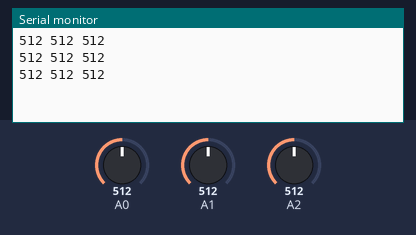
This sketch was run on a simulated Arduino Uno, built with avr-gcc and run on an emulated ATmega328P. On the bench: the last lines printed to the serial monitor. The test bench sets the inputs (shaded band); at power-on: A0 = 512, A1 = 512, A2 = 512.

Above: at 1.3 s.
1.4 s: A0 set to 716
At 1.9 s:
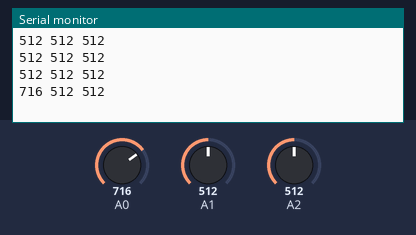
2.9 s: A1 set to 716
At 3.4 s:
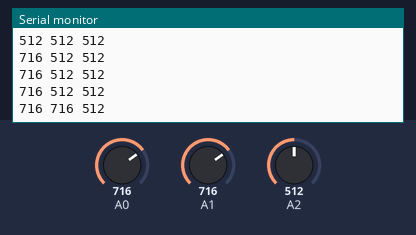
4.4 s: A2 set to 716
At 4.9 s:
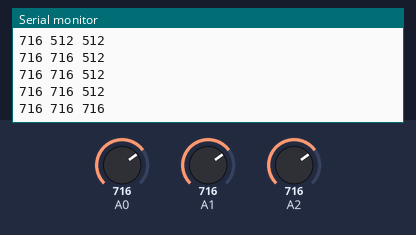
5.9 s: A0 set to 900
At 6.4 s:
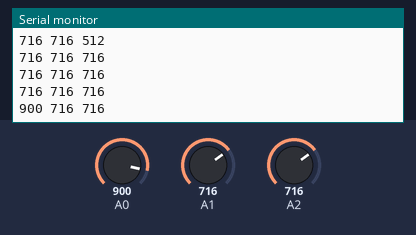
7.4 s: A1 set to 900
At 7.9 s:
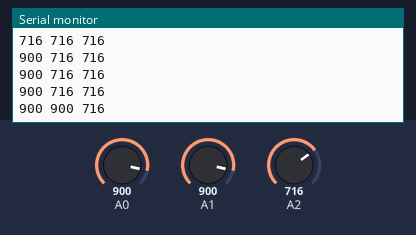
8.9 s: A2 set to 900
At 9.4 s:
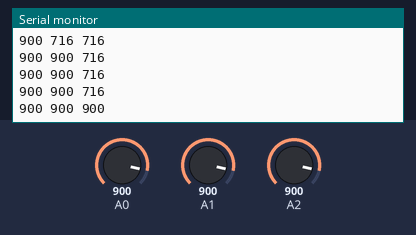
Timing chart, 0 to 11.4 s (numbered marks = the images above; inputs shaded):
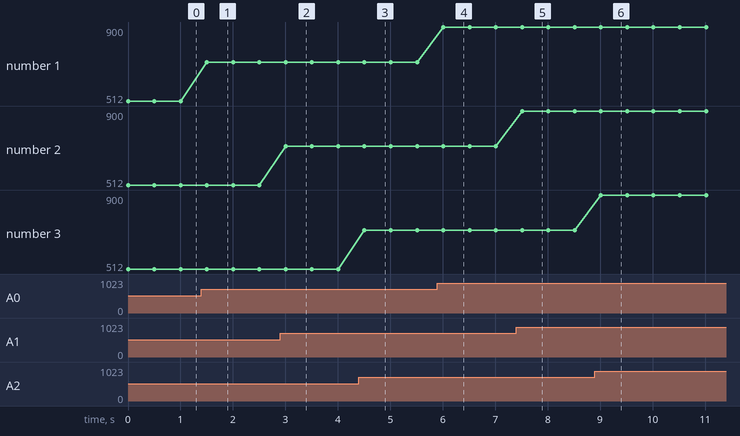

Measured:
- after the input at 1.4 s, the serial monitor: prints a new line after 0.10 s (image 1)
- after the input at 2.9 s, the serial monitor: prints a new line after 0.11 s (image 2)
- after the input at 4.4 s, the serial monitor: prints a new line after 0.11 s (image 3)
- after the input at 5.9 s, the serial monitor: prints a new line after 0.11 s (image 4)
- after the input at 7.4 s, the serial monitor: prints a new line after 0.11 s (image 5)
- after the input at 8.9 s, the serial monitor: prints a new line after 0.12 s (image 6)
- plotted number 1: 512 → 716 after the input at 1.4 s, 716 → 900 after the input at 5.9 s

The sketch:

photo_sensor.ino
```cpp
const int DELAY1 = 500;//センサー読み込み

void setup() {
  Serial.begin(9600);
}

void loop() {

  //センサの値を読み込む
  int L,M,R;
  L = analogRead(0);
  M = analogRead(1);
  R = analogRead(2);
  Serial.print(L);
  Serial.print(" ");
  Serial.print(M);
  Serial.print(" ");
  Serial.println(R);
  delay(DELAY1);
}
```
